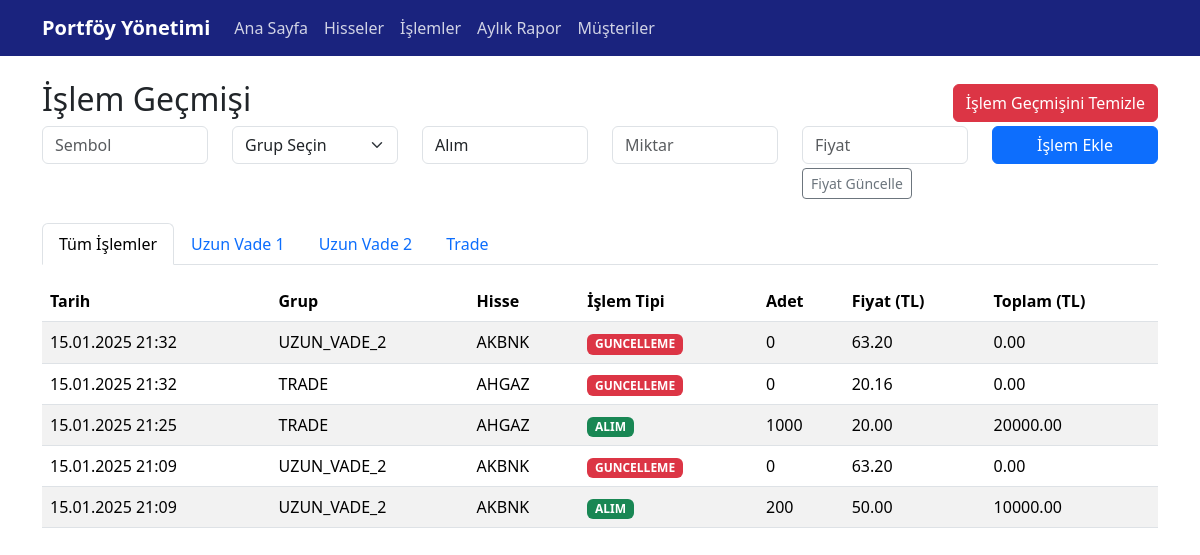
The app's page /islemler with its own data.
### tables this page shows
CREATE TABLE portfoy_gruplari (
    grup_id INTEGER PRIMARY KEY,
    grup_adi VARCHAR(50),  -- 'UZUN_VADE_1', 'UZUN_VADE_2', 'TRADE'
    hedef_oran DECIMAL(5,2),  -- 35.00, 35.00, 30.00
    aciklama TEXT
);

CREATE TABLE islemler (
    islem_id INTEGER PRIMARY KEY,
    sembol TEXT NOT NULL,
    islem_tipi TEXT NOT NULL,  -- ALIM/SATIM
    miktar INTEGER NOT NULL,
    fiyat DECIMAL(10,2) NOT NULL,
    tarih DATETIME DEFAULT CURRENT_TIMESTAMP,
    aciklama TEXT
);

### src/web/app.py (the view)
@app.route('/islemler')
def islemler():
    islemler_df = db.islem_listele()
    hisseler = db.hisse_listele()
    return render_template('islemler.html', islemler=islemler_df, hisseler=hisseler.to_dict('records'))

### src/database/portfoy_db.py (called while the page is built)
    def get_db(self):
        conn = sqlite3.connect(self.db_path)
        return conn

    def hisse_listele(self):
        conn = self.get_db()
        try:
            sql = """
            SELECT
                h.sembol,
                h.sirket_adi,
                s.sektor_adi
            FROM hisseler h
            LEFT JOIN sektorler s ON s.sektor_id = h.sektor_id
            ORDER BY h.sembol
            """
            return pd.read_sql_query(sql, conn)
        except Exception as e:
            print(f"Hisse listeleme hatası: {e}")
            return pd.DataFrame()
        finally:
            self.close_db(conn)

### src/web/templates/islemler.html (shortened to what this page needs)
{% extends "base.html" %}
{% block content %}
<div class="container mt-4">
    <div class="d-flex justify-content-between align-items-center">
        <h2>İşlem Geçmişi</h2>
        <button id="temizle-btn" class="btn btn-danger">
             İşlem Geçmişini Temizle
        </button>
    </div>
    <form id="islem-form" class="mb-4" onsubmit="return false;">
        <div class="row">
            <div class="col-md-2">
                <input type="text" class="form-control" id="sembol" list="hisse-listesi" placeholder="Sembol" required>
            </div>
            <div class="col-md-2">
                <select class="form-select" id="grup_adi" required>
                    <option value="">Grup Seçin</option>
                </select>
            </div>
            <div class="col-md-2">
                <select class="form-control" id="islem_tipi" required>
                    <option value="ALIM">Alım</option>
                </select>
            </div>
            <div class="col-md-2">
                <input type="number" class="form-control" id="miktar" placeholder="Miktar" required>
            </div>
            <div class="col-md-2">
                <input type="number" step="0.01" class="form-control" id="fiyat" placeholder="Fiyat" required>
                <button type="button" class="btn btn-sm btn-outline-secondary mt-1" id="guncelle-btn">
                     Fiyat Güncelle
                </button>
            </div>
            <div class="col-md-2">
                <button type="submit" class="btn btn-primary w-100">İşlem Ekle</button>
            </div>
        </div>
    </form>
    <ul class="nav nav-tabs mb-3" id="islemTabs">
        <li class="nav-item">
            <a class="nav-link active" data-bs-toggle="tab" href="#tum">
                Tüm İşlemler
            </a>
        </li>
        <li class="nav-item">
            <a class="nav-link" data-bs-toggle="tab" href="#UZUN_VADE_1">
                Uzun Vade 1
            </a>
        </li>
        <li class="nav-item">
            <a class="nav-link" data-bs-toggle="tab" href="#UZUN_VADE_2">
                Uzun Vade 2
            </a>
        </li>
        <li class="nav-item">
            <a class="nav-link" data-bs-toggle="tab" href="#TRADE">
                Trade
            </a>
        </li>
    </ul>
    <div class="tab-content">
        <div class="tab-pane fade show active" id="tum">
            {% if islemler.shape[0] == 0 %}
            <p class="text-muted">Henüz işlem yapılmamış.</p>
            {% else %}
            <div class="table-responsive">
                <table class="table table-striped">
                    <thead>
                        <tr>
                            <th>Tarih</th>
                            <th>Grup</th>
                            <th>Hisse</th>
                            <th>İşlem Tipi</th>
                            <th>Adet</th>
                            <th>Fiyat (TL)</th>
                            <th>Toplam (TL)</th>
                        </tr>
                    </thead>
                    <tbody>
                        {% for index, islem in islemler.iterrows() %}
                        <tr>
                            <td>{{ islem.tarih.strftime('%d.%m.%Y %H:%M') if islem.tarih else '-' }}</td>
                            <td>{{ islem.grup_adi }}</td>
                            <td>{{ islem.sembol }}</td>
                            <td>
                                <span class="badge {% if islem.islem_tipi == 'ALIM' %}bg-success{% else %}bg-danger{% endif %}">
                                    {{ islem.islem_tipi }}
                                </span>
                            </td>
                            <td>{{ islem.miktar }}</td>
                            <td>{{ "%.2f"|format(islem.fiyat) }}</td>
                            <td>{{ "%.2f"|format(islem.toplam_tutar) }}</td>
                        </tr>
                        {% endfor %}
                    </tbody>
                </table>
            </div>
            {% endif %}
        </div>
    </div>
</div>
{% endblock %}

### src/web/templates/base.html (shortened to what this page needs)
<!DOCTYPE html>
<html lang="tr">
<head>
    <link href="https://cdn.jsdelivr.net/npm/bootstrap@5.3.2/dist/css/bootstrap.min.css" rel="stylesheet">
    <link rel="stylesheet" href="https://cdnjs.cloudflare.com/ajax/libs/font-awesome/5.15.4/css/all.min.css">
</head>
<body>
    <nav class="navbar navbar-expand-lg">
        <div class="container">
            <a class="navbar-brand" href="{{ url_for('index') }}">Portföy Yönetimi</a>
            <div class="collapse navbar-collapse">
                <ul class="navbar-nav">
                    <li class="nav-item">
                        <a class="nav-link" href="{{ url_for('index') }}">Ana Sayfa</a>
                    </li>
                    <li class="nav-item">
                        <a class="nav-link" href="{{ url_for('hisseler') }}">Hisseler</a>
                    </li>
                    <li class="nav-item">
                        <a class="nav-link" href="{{ url_for('islemler') }}">İşlemler</a>
                    </li>
                    <li class="nav-item">
                        <a class="nav-link" href="{{ url_for('aylik_rapor') }}">Aylık Rapor</a>
                    </li>
                    <li class="nav-item">
                        <a class="nav-link" href="{{ url_for('musteriler') }}">Müşteriler</a>
                    </li>
                </ul>
            </div>
        </div>
    </nav>
    {% block content %}{% endblock %}
</body>
</html>

### src/web/templates/base.html (style rules this page uses)
.navbar { background-color: #1a237e !important; }
.navbar .nav-link { color: rgba(255,255,255,0.8) !important; }
.navbar-brand { color: white !important; font-weight: bold; }

### records on screen
portfoy_gruplari: grup_adi "UZUN_VADE_2" "UZUN_VADE_2" "UZUN_VADE_2"
islemler: sembol "AKBNK", islem_tipi "GUNCELLEME"
portfoy_gruplari: grup_adi "TRADE" "TRADE"
islemler: sembol "AHGAZ", islem_tipi "GUNCELLEME"
islemler: sembol "AHGAZ", islem_tipi "ALIM"
islemler: sembol "AKBNK", islem_tipi "GUNCELLEME"
islemler: sembol "AKBNK", islem_tipi "ALIM"

### other values on screen
{{ islem.tarih.strftime('%d.%m.%Y %H:%M') if islem.tarih else '-' }} "15.01.2025 21:32" "15.01.2025 21:32" "15.01.2025 21:25" "15.01.2025 21:09" "15.01.2025 21:09"
{{ islem.miktar }} "0" "0" "1000" "0" "200"
{{ "%.2f"|format(islem.fiyat) }} "63.20" "20.16" "20.00" "63.20" "50.00"
{{ "%.2f"|format(islem.toplam_tutar) }} "0.00" "0.00" "20000.00" "0.00" "10000.00"
